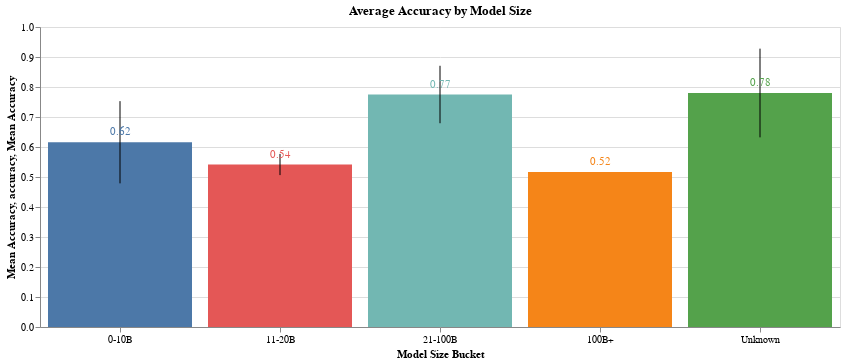

Here is the notebook cell this chart was saved with:
### Code cell
# Plot average accuracy by model_size_bucket and add error bars
bars = alt.Chart(detection_stats_df).mark_bar().encode(
    x=alt.X('model_size_bucket:N', title='Model Size Bucket', axis=alt.Axis(labelAngle=0), sort=['0-10B', '11-20B', '21-100B', '100B+', 'Unknown']),
    y=alt.Y('mean(accuracy):Q', title='Mean Accuracy'),
    color=alt.Color('model_size_bucket:N', title='Model Size Bucket', legend=None)
).properties(
    title='Average Accuracy by Model Size',
    width=800  # Set the width to 800 pixels
)

error_bars = alt.Chart(detection_stats_df).mark_errorbar(extent='stdev').encode(
    x=alt.X('model_size_bucket:N', sort=['0-10B', '11-20B', '21-100B', '100B+', 'Unknown']),
    y=alt.Y('accuracy:Q')
)

# Add value labels
text = bars.mark_text(
    align='center',
    baseline='bottom',
    dy=-5  # Adjust the position of the text
).encode(
    text=alt.Text('mean(accuracy):Q', format='.2f')
)

alt.layer(bars, error_bars, text)

### Figure 1 — Vega-Lite specification as saved in the notebook (floating-point values rounded to 4 significant figures)
{"config": {"view": {"continuousWidth": 300, "continuousHeight": 300}}, "layer": [{"mark": {"type": "bar"}, "encoding": {"color": {"field": "model_size_bucket", "legend": null, "title": "Model Size Bucket", "type": "nominal"}, "x": {"axis": {"labelAngle": 0}, "field": "model_size_bucket", "sort": ["0-10B", "11-20B", "21-100B", "100B+", "Unknown"], "title": "Model Size Bucket", "type": "nominal"}, "y": {"aggregate": "mean", "field": "accuracy", "title": "Mean Accuracy", "type": "quantitative"}}, "title": "Average Accuracy by Model Size"}, {"mark": {"type": "errorbar", "extent": "stdev"}, "encoding": {"x": {"field": "model_size_bucket", "sort": ["0-10B", "11-20B", "21-100B", "100B+", "Unknown"], "type": "nominal"}, "y": {"field": "accuracy", "type": "quantitative"}}}, {"mark": {"type": "text", "align": "center", "baseline": "bottom", "dy": -5}, "encoding": {"color": {"field": "model_size_bucket", "legend": null, "title": "Model Size Bucket", "type": "nominal"}, "text": {"aggregate": "mean", "field": "accuracy", "format": ".2f", "type": "quantitative"}, "x": {"axis": {"labelAngle": 0}, "field": "model_size_bucket", "sort": ["0-10B", "11-20B", "21-100B", "100B+", "Unknown"], "title": "Model Size Bucket", "type": "nominal"}, "y": {"aggregate": "mean", "field": "accuracy", "title": "Mean Accuracy", "type": "quantitative"}}, "title": "Average Accuracy by Model Size"}], "data": {"name": "data-30a16b1b8a4249de23cf238f4f43805b"}, "width": 800, "$schema": "https://vega.github.io/schema/vega-lite/v5.20.1.json", "datasets": {"data-30a16b1b8a4249de23cf238f4f43805b": [{"accuracy": 0.7833, "precision": 0.7073, "recall": 0.9667, "f1": 0.8169, "model_name": "gpt4o", "model_type": "generalist closed", "model_size_in_b": null, "model_name_custom": "GPT4o", "model_size_bucket": "Unknown"}, {"accuracy": 0.85, "precision": 0.7838, "recall": 0.9667, "f1": 0.8657, "model_name": "gpt4o-mini", "model_type": "generalist closed", "model_size_in_b": null, "model_name_custom": "GPT4o Mini", "model_size_bucket": "Unknown"}, {"accuracy": 0.5167, "precision": 1.0, "recall": 0.03333, "f1": 0.06452, "model_name": "gpt35", "model_type": "generalist closed", "model_size_in_b": 175.0, "model_name_custom": "GPT3.5", "model_size_bucket": "100B+"}, {"accuracy": 0.7333, "precision": 0.6522, "recall": 1.0, "f1": 0.7895, "model_name": "gemini_1.5_flash", "model_type": "generalist closed", "model_size_in_b": null, "model_name_custom": "Gemini1.5 Flash", "model_size_bucket": "Unknown"}, {"accuracy": 0.8333, "precision": 0.7941, "recall": 0.9, "f1": 0.8438, "model_name": "gemini_1.5_flash-8B", "model_type": "generalist closed", "model_size_in_b": 8.0, "model_name_custom": "Gemini1.5 Flash 8B", "model_size_bucket": "0-10B"}, {"accuracy": 0.9667, "precision": 1.0, "recall": 0.9333, "f1": 0.9655, "model_name": "claude_3.5-sonnet", "model_type": "generalist closed", "model_size_in_b": null, "model_name_custom": "Claude3.5 Sonnet", "model_size_bucket": "Unknown"}, {"accuracy": 0.5667, "precision": 0.5357, "recall": 1.0, "f1": 0.6977, "model_name": "claude_3.5-haiku", "model_type": "generalist closed", "model_size_in_b": null, "model_name_custom": "Claude3.5 Haiku", "model_size_bucket": "Unknown"}, {"accuracy": 0.5167, "precision": 1.0, "recall": 0.03333, "f1": 0.06452, "model_name": "biomistral7B", "model_type": "biomedical open", "model_size_in_b": 7.0, "model_name_custom": "BioMistral 7B", "model_size_bucket": "0-10B"}, {"accuracy": 0.5667, "precision": 0.537, "recall": 0.9667, "f1": 0.6905, "model_name": "llama2_chat-13B", "model_type": "generalist open", "model_size_in_b": 13.0, "model_name_custom": "Llama2 Chat 13B", "model_size_bucket": "11-20B"}, {"accuracy": 0.6333, "precision": 0.58, "recall": 0.9667, "f1": 0.725, "model_name": "llama2_chat-70B", "model_type": "generalist open", "model_size_in_b": 70.0, "model_name_custom": "Llama2 Chat 70B", "model_size_bucket": "21-100B"}, {"accuracy": 0.8333, "precision": 1.0, "recall": 0.6667, "f1": 0.8, "model_name": "llama3_instruct-8B", "model_type": "generalist open", "model_size_in_b": 8.0, "model_name_custom": "Llama3 Instruct 8B", "model_size_bucket": "0-10B"}, {"accuracy": 0.8333, "precision": 1.0, "recall": 0.6667, "f1": 0.8, "model_name": "llama3_instruct-70B", "model_type": "generalist open", "model_size_in_b": 70.0, "model_name_custom": "Llama3 Instruct 70B", "model_size_bucket": "21-100B"}, {"accuracy": 0.5833, "precision": 1.0, "recall": 0.1667, "f1": 0.2857, "model_name": "med42-8B", "model_type": "biomedical open", "model_size_in_b": 8.0, "model_name_custom": "Med42 8B", "model_size_bucket": "0-10B"}, {"accuracy": 0.8, "precision": 0.9091, "recall": 0.6667, "f1": 0.7692, "model_name": "med42-70B", "model_type": "biomedical open", "model_size_in_b": 70.0, "model_name_custom": "Med42 70B", "model_size_bucket": "21-100B"}, {"accuracy": 0.7, "precision": 1.0, "recall": 0.4, "f1": 0.5714, "model_name": "olmo2_instruct-7B", "model_type": "generalist open", "model_size_in_b": 7.0, "model_name_custom": "Olmo2 Instruct 7B", "model_size_bucket": "0-10B"}, {"accuracy": 0.5167, "precision": 1.0, "recall": 0.03333, "f1": 0.06452, "model_name": "olmo2_instruct-13B", "model_type": "generalist open", "model_size_in_b": 13.0, "model_name_custom": "Olmo2 Instruct 13B", "model_size_bucket": "11-20B"}, {"accuracy": 0.5, "precision": 0.0, "recall": 0.0, "f1": 0.0, "model_name": "mistral_instruct7B", "model_type": "generalist open", "model_size_in_b": 7.0, "model_name_custom": "Mistral Instruct 7B", "model_size_bucket": "0-10B"}, {"accuracy": 0.5085, "precision": 0.5, "recall": 1.0, "f1": 0.6667, "model_name": "openbiollm-8B", "model_type": "biomedical open", "model_size_in_b": 8.0, "model_name_custom": "OpenBioLLM 8B", "model_size_bucket": "0-10B"}, {"accuracy": 0.8333, "precision": 0.8571, "recall": 0.8, "f1": 0.8276, "model_name": "openbiollm-70B", "model_type": "biomedical open", "model_size_in_b": 70.0, "model_name_custom": "OpenBioLLM 70B", "model_size_bucket": "21-100B"}, {"accuracy": 0.6833, "precision": 0.9231, "recall": 0.4, "f1": 0.5581, "model_name": "alpacare-7B", "model_type": "biomedical open", "model_size_in_b": 7.0, "model_name_custom": "AlpaCare 7B", "model_size_bucket": "0-10B"}, {"accuracy": 0.5, "precision": 0.5, "recall": 1.0, "f1": 0.6667, "model_name": "llama2_chat-7B", "model_type": "generalist open", "model_size_in_b": 7.0, "model_name_custom": "Llama2 Chat 7B", "model_size_bucket": "0-10B"}, {"accuracy": 0.5, "precision": 0.5, "recall": 0.9667, "f1": 0.6591, "model_name": "biomedgpt7B", "model_type": "biomedical open", "model_size_in_b": 7.0, "model_name_custom": "BioMedGPT 7B", "model_size_bucket": "0-10B"}]}}
